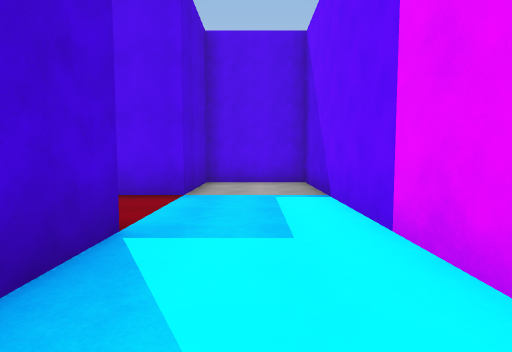
[1] (above)

18 first-person views from a walk through a 3-D level made in the Unity game engine. The camera is 1.4 m above the floor, tilts 4° down and sees 80° across. The floor is counted in squares, 2 m on a side. Each view is taken from the middle of a square. On the plan, view 1 faces up. The plan holds only what a view shows up to about 10 squares ahead; the rest is blank. The player character is not drawn.

[2]
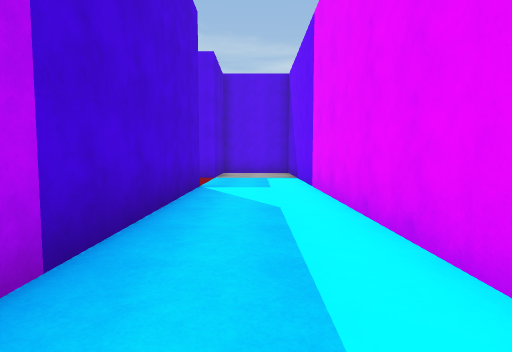

[3]
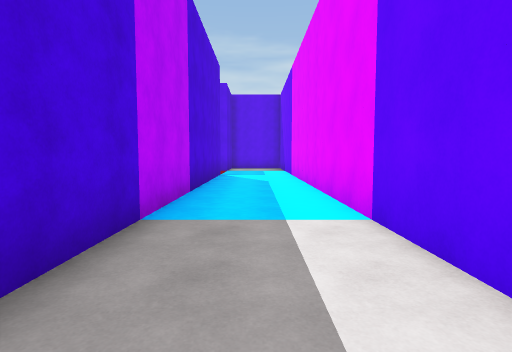

[4]
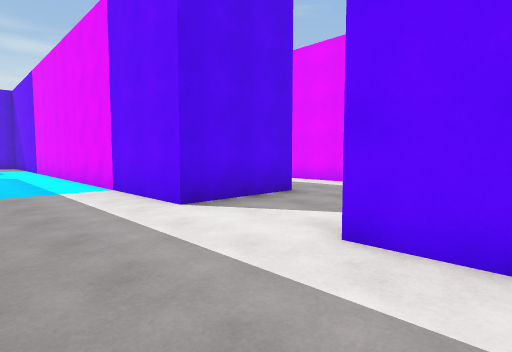

[5]
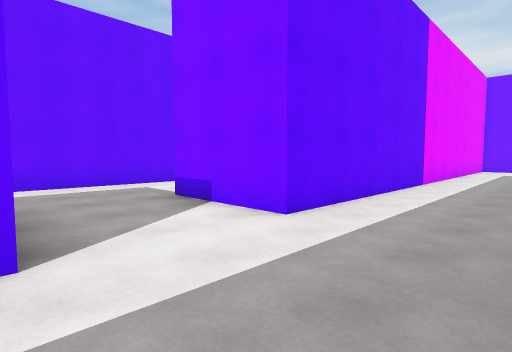

[6]
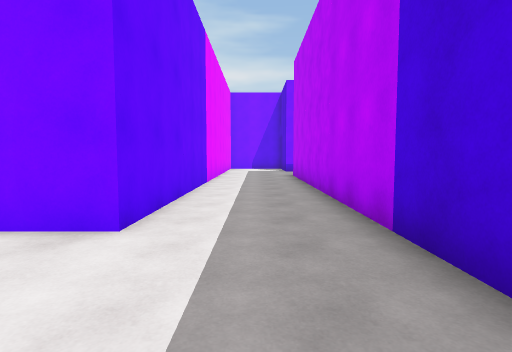

[7]
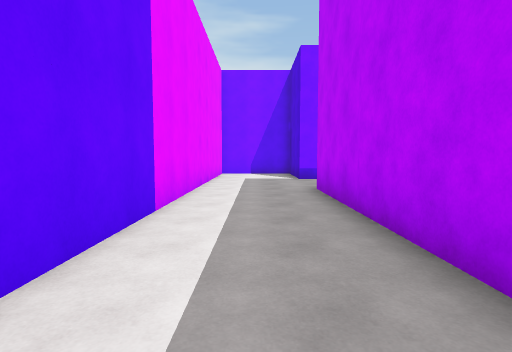

[8]
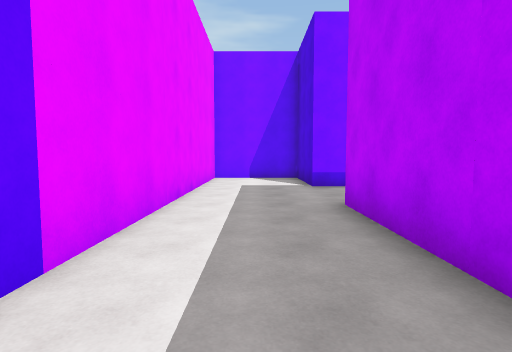

[9]
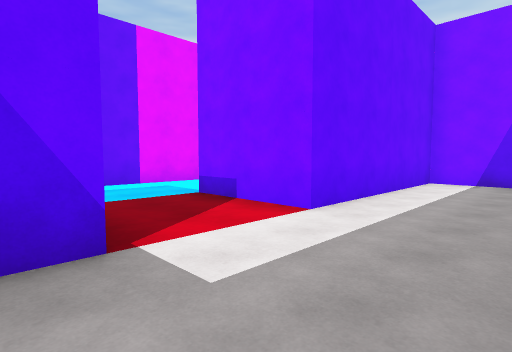

[10]
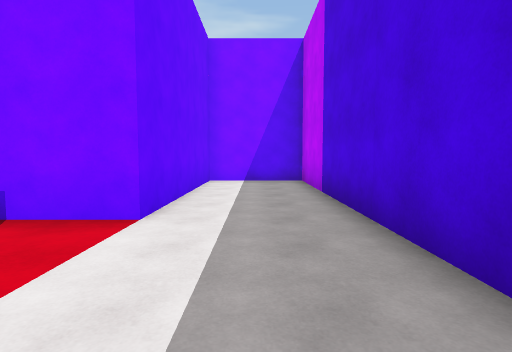

[11]
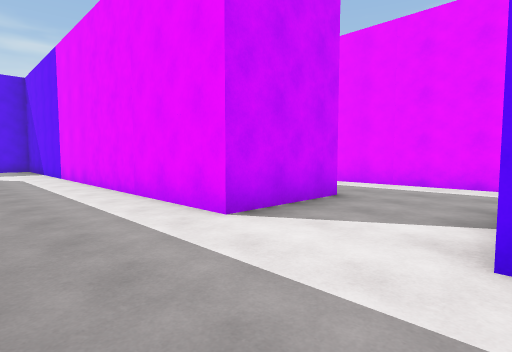

[12]
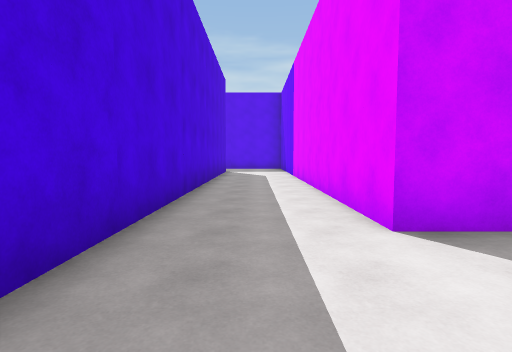

[13]
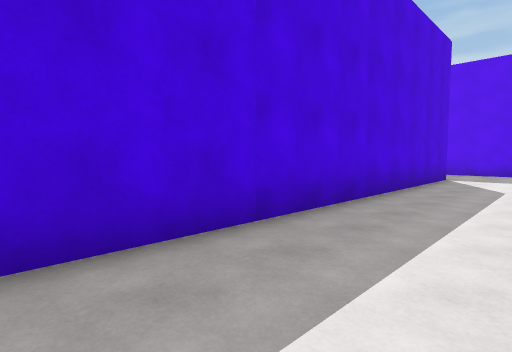

[14]
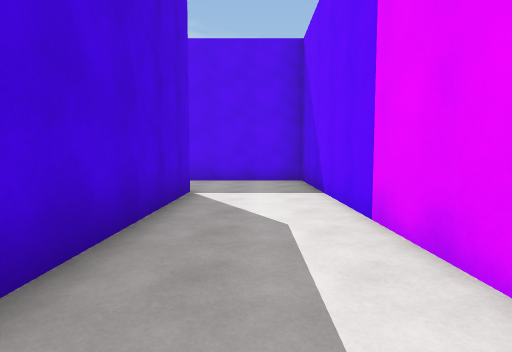

[15]
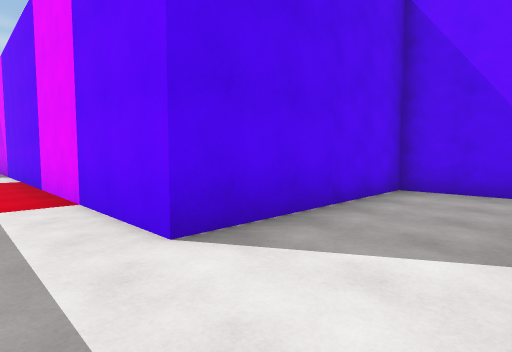

[16]
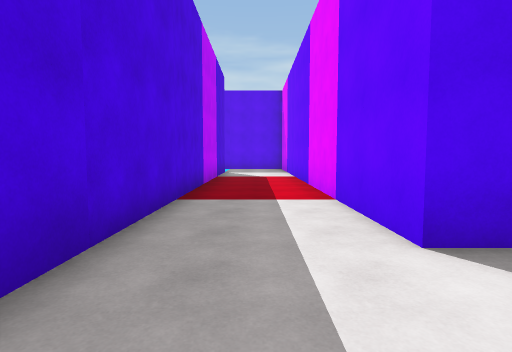

[17]
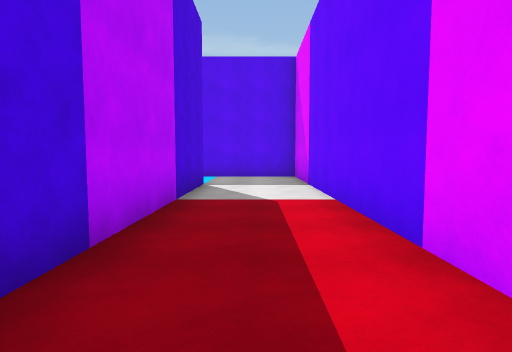

[18]
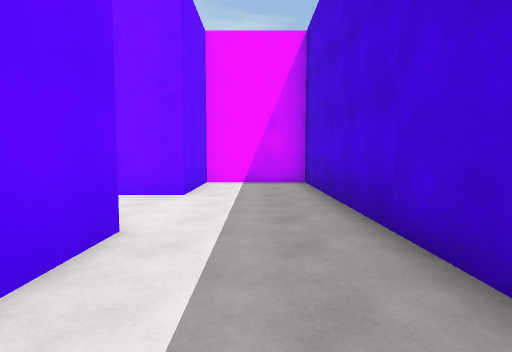

### Floor plan
Points are (right, up) in squares from view 1. A wall is a line through its corners. A room is listed if a view was taken in it or the views show most of it. See-through windows are left out.
Room 1 (views 1, 2, 3, 4, 5, 6, 7, 8, 9, 10)
walls: (1.3, -7.3) (1.3, 7.7) (-1.3, 7.7) (-1.3, 5.2) (-2.5, 5.2); (-1.3, -8.4) (-1.3, -17.3); (-3.7, 5.1) (-3.7, 5.9); (-6.2, 4.6) (-6.2, -2.3) (-3.7, -2.3) (-3.7, 2.7) (-1.3, 2.7) (-1.3, -6.6); (-1.3, -19.7) (-1.3, -22.2) (1.3, -22.2) (1.3, -9.8)
ways out: opening at (-2.5, -18.5) to room 2; opening at (2.5, -8.5)
Room 2 (views 11, 12, 13, 14, 15, 16, 17, 18)
walls: (-6.2, -7.2) (-6.2, -18.6); (-1.3, -17.3) (-3.7, -17.3) (-3.7, -4.8) (-8.7, -4.8) (-8.7, 7.7) (-11.8, 7.7); (-11.2, 5.2) (-11.2, -9.8) (-8.7, -9.8) (-8.7, -7.2) (-7.5, -7.2); (-2, -19.7) (-1.3, -19.7)
ways out: opening at (-2.5, -18.5) to room 1

Positions as (right, up) in squares from view 1, and headings:
1: (0, 0), facing up
2: (0, -4), facing up
3: (0, -8), facing up
4: (-1, -11), facing up-right
5: (-1, -7), facing down-right
6: (0, -7), facing down
7: (0, -11), facing down
8: (0, -13), facing down
9: (-6, 6), facing down-right
10: (-5, 6), facing down
11: (-6, -20), facing up-right
12: (-5, -20), facing up
13: (-4, -17), facing up-left
14: (-5, -13), facing up
15: (-10, -7), facing up-right
16: (-10, -7), facing up
17: (-10, -2), facing up
18: (-10, -2), facing down
